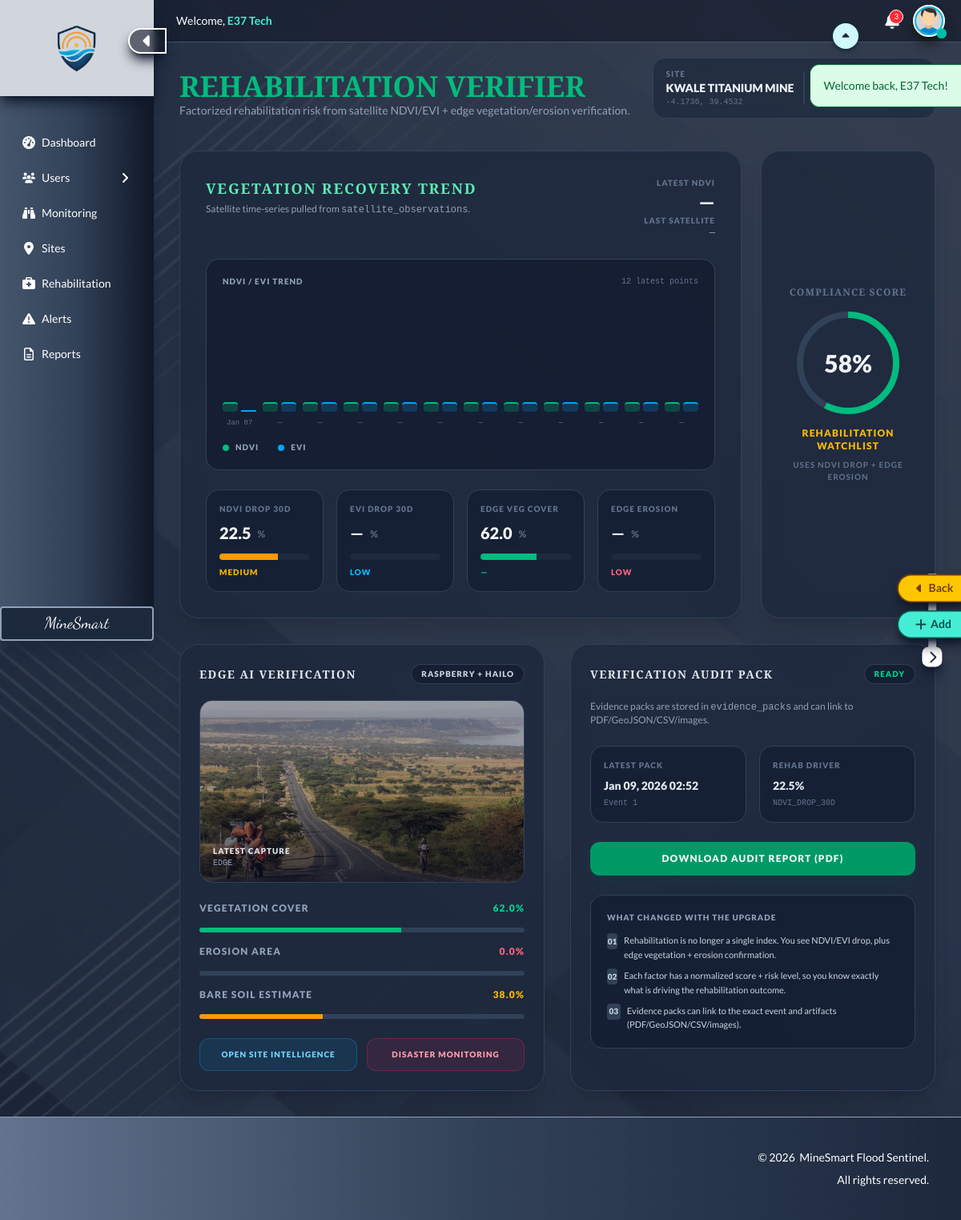
Screenshot of /rehabilitation (signed in) with the database file from the repository.
### tables this page shows
CREATE TABLE sites (
  id INT AUTO_INCREMENT PRIMARY KEY,
  name VARCHAR(255) NOT NULL UNIQUE,
  site_code VARCHAR(50) NOT NULL UNIQUE,
  site_type ENUM('open_pit','underground','quarry','rehabilitation','processing') NOT NULL,
  country VARCHAR(100) NOT NULL DEFAULT 'Kenya',
  county VARCHAR(100) NOT NULL,
  coords JSON NOT NULL,
  elevation_m INT DEFAULT NULL,
  area_hectares DECIMAL(8,2) DEFAULT NULL,
  operational_status ENUM('active','inactive','rehabilitation','closed') NOT NULL DEFAULT 'active',
  risk_profile JSON DEFAULT NULL,
  image_link VARCHAR(255) DEFAULT NULL,
  user_id INT NOT NULL DEFAULT 1,
  created_at TIMESTAMP NOT NULL DEFAULT CURRENT_TIMESTAMP,
  updated_at TIMESTAMP NOT NULL DEFAULT CURRENT_TIMESTAMP ON UPDATE CURRENT_TIMESTAMP,
  INDEX(site_type),
  INDEX(county),
  INDEX(operational_status)
);

CREATE TABLE risk_event_factors (
  id BIGINT AUTO_INCREMENT PRIMARY KEY,
  event_id BIGINT NOT NULL,
  risk_type_id INT NOT NULL,
  layer ENUM('satellite','edge','fusion') NOT NULL,
  raw_value DECIMAL(14,6) DEFAULT NULL,
  normalized_score DECIMAL(6,2) NOT NULL DEFAULT 0.00,
  risk_level ENUM('low','medium','high') NOT NULL DEFAULT 'low',
  threshold_low DECIMAL(14,6) DEFAULT NULL,
  threshold_medium DECIMAL(14,6) DEFAULT NULL,
  threshold_high DECIMAL(14,6) DEFAULT NULL,
  evidence_url VARCHAR(512) DEFAULT NULL,
  note VARCHAR(255) DEFAULT NULL,
  created_at TIMESTAMP DEFAULT CURRENT_TIMESTAMP,
  FOREIGN KEY (event_id) REFERENCES risk_events(id) ON DELETE CASCADE,
  FOREIGN KEY (risk_type_id) REFERENCES risk_types(id) ON DELETE RESTRICT,
  INDEX idx_ref_event (event_id),
  INDEX idx_ref_event_layer (event_id, layer)
);

CREATE TABLE risk_types (
  id INT AUTO_INCREMENT PRIMARY KEY,
  code VARCHAR(64) NOT NULL UNIQUE,
  name VARCHAR(128) NOT NULL,
  layer ENUM('satellite','edge','fusion') NOT NULL,
  unit VARCHAR(32) DEFAULT NULL,
  description TEXT DEFAULT NULL,
  severity_weight DECIMAL(6,3) NOT NULL DEFAULT 1.000,
  created_at TIMESTAMP DEFAULT CURRENT_TIMESTAMP
);

CREATE TABLE evidence_packs (
  id BIGINT AUTO_INCREMENT PRIMARY KEY,
  site_id INT NOT NULL,
  event_id BIGINT DEFAULT NULL,
  status ENUM('queued','building','ready','failed') NOT NULL DEFAULT 'queued',
  pdf_url VARCHAR(512) DEFAULT NULL,
  geojson_url VARCHAR(512) DEFAULT NULL,
  csv_url VARCHAR(512) DEFAULT NULL,
  images_zip_url VARCHAR(512) DEFAULT NULL,
  created_at TIMESTAMP DEFAULT CURRENT_TIMESTAMP,
  FOREIGN KEY (site_id) REFERENCES sites(id) ON DELETE CASCADE,
  FOREIGN KEY (event_id) REFERENCES risk_events(id) ON DELETE SET NULL,
  INDEX idx_evidence_site_time (site_id, created_at)
);

### app/views/rehabilitation/index.php (the view, shortened to what the rows shown need)
<?php
  require __DIR__ . '/../../helpers/online_connector.php';
  require __DIR__ . '/../../helpers/risk_processor.php';
  $site_id = (int)($_GET['id'] ?? 1);
  $site_stmt = $pdo->prepare("SELECT * FROM sites WHERE id = ? LIMIT 1");
  $site_stmt->execute([$site_id]);
  $site = $site_stmt->fetch(PDO::FETCH_ASSOC);
  $packet = ms_get_site_risk_packet($site_id, $pdo);
  $factors = $packet['factors'] ?? [];
  $latest_sat = $packet['latest_satellite'] ?? [];
  $latest_edge = $packet['latest_edge'] ?? [];
  $coords = json_decode($site['coords'] ?? '', true);
  $lat = 0.0;
  $lng = 0.0;
  if(is_array($coords)) {
    if(isset($coords['lat']) && isset($coords['lng'])) {
      $lat = (float)$coords['lat'];
      $lng = (float)$coords['lng'];
    } elseif(isset($coords[0]) && isset($coords[1])) {
      $lng = (float)$coords[0];
      $lat = (float)$coords[1];
    }
  }
  function ms_factor_code($f) {
    if(isset($f['code'])) return (string)$f['code'];
    return '';
  }
  function ms_factor_value($f) {
    if(isset($f['raw_value'])) return $f['raw_value'];
    return null;
  }
  function ms_factor_unit($f) {
    if(isset($f['unit'])) return (string)$f['unit'];
    return '';
  }
  function ms_factor_score($f) {
    if(isset($f['normalized_score'])) return (float)$f['normalized_score'];
    return 0.0;
  }
  function ms_factor_level($f) {
    if(isset($f['risk_level'])) return (string)$f['risk_level'];
    return 'low';
  }
  function ms_level_color($lvl) {
    if($lvl === 'medium') return 'text-amber-400';
    return 'text-emerald-400';
  }
  function ms_level_bar($lvl) {
    if($lvl === 'medium') return 'bg-amber-500';
    return 'bg-emerald-500';
  }
  function ms_find_factor($factors, $code) {
    foreach($factors as $f) {
      if(ms_factor_code($f) === $code) return $f;
    }
    return null;
  }
  function ms_percent_width($score) {
    $s = (float)$score;
    return $s;
  }
  function ms_fmt_dt($s) {
    if(!$s) return '—';
    $t = strtotime($s);
    return date('M d, Y H:i', $t);
  }
  $f_ndvi = ms_find_factor($factors, 'NDVI_DROP_30D');
  $f_veg = ms_find_factor($factors, 'EDGE_VEG_COVER_PCT');
  $f_eros = ms_find_factor($factors, 'EDGE_EROSION_AREA_PCT');
  $ndvi_drop = $f_ndvi ? ms_factor_value($f_ndvi) : ($latest_sat['ndvi_drop_30d_pct'] ?? null);
  $veg_cover = $f_veg ? ms_factor_value($f_veg) : ($latest_edge['veg_cover_pct'] ?? null);
  $erosion = $f_eros ? ms_factor_value($f_eros) : ($latest_edge['erosion_area_pct'] ?? null);
  $rehab_risk_score = $f_ndvi ? ms_factor_score($f_ndvi) : 0.0;
  $rehab_risk_level = $f_ndvi ? ms_factor_level($f_ndvi) : 'low';
  $rehab_status = 'REHABILITATION ON TRACK';
  $rehab_status_color = 'text-emerald-400';
  if($rehab_risk_level === 'high' || $rehab_risk_score >= 70) {
    $rehab_status = 'REHABILITATION AT RISK';
    $rehab_status_color = 'text-rose-400';
  } elseif($rehab_risk_level === 'medium' || $rehab_risk_score >= 40) {
    $rehab_status = 'REHABILITATION WATCHLIST';
    $rehab_status_color = 'text-amber-400';
  }
  $ndvi_unit = $f_ndvi ? ms_factor_unit($f_ndvi) : '%';
  $veg_unit = $f_veg ? ms_factor_unit($f_veg) : '%';
  $pack_stmt = $pdo->prepare("
    SELECT *
    FROM evidence_packs
    WHERE site_id = ?
    ORDER BY created_at DESC
    LIMIT 1
  ");
  $pack_stmt->execute([$site_id]);
  $latest_pack = $pack_stmt->fetch(PDO::FETCH_ASSOC) ?: [];
  $pack_status = $latest_pack['status'] ?? 'queued';
  $pack_badge = 'text-slate-300';
  if($pack_status === 'ready') $pack_badge = 'text-emerald-400';
  $ndvi_drop_txt = $ndvi_drop === null ? '—' : (is_numeric($ndvi_drop) ? number_format((float)$ndvi_drop, 1) : (string)$ndvi_drop);
  $veg_txt = $veg_cover === null ? '—' : (is_numeric($veg_cover) ? number_format((float)$veg_cover, 1) : (string)$veg_cover);
  $veg_pct = $veg_cover === null ? 0.0 : (float)$veg_cover;
  $eros_pct = $erosion === null ? 0.0 : (float)$erosion;
  $bare_soil = 100.0 - $veg_pct;
  $comp = 100.0 - (0.65 * ms_percent_width($rehab_risk_score) + 0.35 * ms_percent_width($eros_pct));
  $comp_ring = 376.8;
  $comp_offset = $comp_ring - ($comp_ring * ($comp / 100.0));
?>
<!DOCTYPE html>
<html lang="en">
  <head>
    <link href="<?php echo ROOT_URL; ?>/assets/css/output.css" rel="stylesheet">
  </head>
  <body class="relative bg-slate-900 text-slate-100 max-w-full overflow-x-hidden">
    <main id="mainContent" class="relative min-h-screen w-[calc(100%-12rem)] ml-auto flex-1 flex flex-col overflow-hidden transition-all duration-500 ease-in-out">
      <section class="overflow-y-auto p-8 flex-grow pt-18">
        <div class="flex flex-col md:flex-row md:items-end md:justify-between gap-6 mb-10">
          <div>
            <h1 class="text-4xl font-black text-emerald-500">REHABILITATION VERIFIER</h1>
          </div>
          <div class="flex items-center gap-3 bg-slate-800/70 backdrop-blur-md px-4 py-3 rounded-2xl border border-slate-700">
            <div>
              <div class="text-[10px] uppercase tracking-widest font-black text-slate-500">Site</div>
              <div class="text-sm font-black uppercase"><?= htmlspecialchars($site['name'] ?? ('Site #' . $site_id)) ?></div>
              <div class="text-[10px] font-mono text-slate-500"><?= number_format($lat, 4) ?>, <?= number_format($lng, 4) ?></div>
            </div>
          </div>
        </div>
        <div class="grid grid-cols-1 lg:grid-cols-4 gap-6 mb-8">
          <div class="lg:col-span-3 bg-slate-800/80 backdrop-blur-md p-8 rounded-3xl border border-slate-700 shadow-xl">
            <div class="grid grid-cols-1 md:grid-cols-4 gap-4 mt-6">
              <div class="bg-slate-900/50 rounded-2xl border border-slate-700 p-4">
                <div class="text-[10px] uppercase tracking-widest font-black text-slate-500">NDVI Drop 30d</div>
                <div class="mt-2 flex items-end gap-2">
                  <div class="text-xl font-black text-slate-100"><?= $ndvi_drop_txt ?></div>
                  <div class="text-xs font-bold text-slate-500 mb-1"><?= htmlspecialchars($ndvi_unit) ?></div>
                </div>
                <div class="mt-3 h-2 bg-slate-800 rounded-full overflow-hidden">
                  <div class="<?= ms_level_bar($rehab_risk_level) ?> h-full" style="width: <?= ms_percent_width($rehab_risk_score) ?>%"></div>
                </div>
                <div class="mt-2 text-[10px] uppercase tracking-widest font-black <?= ms_level_color($rehab_risk_level) ?>"><?= htmlspecialchars($rehab_risk_level) ?></div>
              </div>
              <div class="bg-slate-900/50 rounded-2xl border border-slate-700 p-4">
                <div class="mt-2 flex items-end gap-2">
                  <div class="text-xl font-black text-slate-100"><?= $veg_txt ?></div>
                  <div class="text-xs font-bold text-slate-500 mb-1"><?= htmlspecialchars($veg_unit) ?></div>
                </div>
              </div>
            </div>
          </div>
          <div class="bg-slate-800/80 backdrop-blur-md p-8 rounded-3xl border border-slate-700 shadow-xl flex flex-col justify-center items-center text-center">
            <h3 class="text-xs font-black text-slate-500 uppercase mb-4 tracking-widest">Compliance Score</h3>
            <div class="relative w-32 h-32 flex items-center justify-center">
              <svg class="w-full h-full rotate-[-90deg]">
                <circle cx="64" cy="64" r="60" stroke="currentColor" stroke-width="8" fill="transparent" class="text-slate-700" />
                <circle cx="64" cy="64" r="60" stroke="currentColor" stroke-width="8" fill="transparent" stroke-dasharray="<?= $comp_ring ?>" stroke-dashoffset="<?= $comp_offset ?>" class="text-emerald-500" />
              </svg>
              <span class="absolute text-3xl font-black"><?= number_format($comp, 0) ?>%</span>
            </div>
            <p class="mt-4 text-xs font-black uppercase tracking-widest <?= $rehab_status_color ?>"><?= htmlspecialchars($rehab_status) ?></p>
            <p class="mt-2 text-[10px] text-slate-500 uppercase tracking-widest font-bold">Uses NDVI drop + edge erosion</p>
          </div>
        </div>
        <div class="grid grid-cols-1 md:grid-cols-2 gap-8">
          <div class="bg-slate-800/80 backdrop-blur-md p-6 rounded-3xl border border-slate-700 shadow-xl">
            <div class="mt-6 space-y-4">
              <div class="flex justify-between text-xs font-black uppercase tracking-widest">
                <span class="text-slate-400">Vegetation cover</span>
                <span class="text-emerald-400"><?= number_format($veg_pct, 1) ?>%</span>
              </div>
              <div class="flex justify-between text-xs font-black uppercase tracking-widest">
                <span class="text-slate-400">Bare soil estimate</span>
                <span class="text-amber-400"><?= number_format($bare_soil, 1) ?>%</span>
              </div>
            </div>
          </div>
          <div class="bg-slate-800/80 backdrop-blur-md p-6 rounded-3xl border border-slate-700 shadow-xl">
            <div class="flex items-center justify-between mb-5">
              <h4 class="text-sm font-black uppercase tracking-widest text-slate-200">Verification Audit Pack</h4>
              <span class="px-3 py-1 rounded-full text-[10px] font-black uppercase tracking-widest border border-slate-700 bg-slate-900/60 <?= $pack_badge ?>"><?= htmlspecialchars($pack_status) ?></span>
            </div>
            <div class="grid grid-cols-2 gap-4">
              <div class="bg-slate-900/50 rounded-2xl border border-slate-700 p-4">
                <div class="text-[10px] uppercase tracking-widest font-black text-slate-500">Latest pack</div>
                <div class="mt-2 text-sm font-black text-slate-200"><?= ms_fmt_dt($latest_pack['created_at'] ?? null) ?></div>
                <div class="mt-1 text-[10px] font-mono text-slate-500">Event <?= htmlspecialchars((string)($latest_pack['event_id'] ?? '—')) ?></div>
              </div>
              <div class="bg-slate-900/50 rounded-2xl border border-slate-700 p-4">
                <div class="text-[10px] uppercase tracking-widest font-black text-slate-500">Rehab driver</div>
                <div class="mt-2 text-sm font-black text-slate-200"><?= $ndvi_drop_txt ?><?= htmlspecialchars($ndvi_unit) ?></div>
                <div class="mt-1 text-[10px] font-mono text-slate-500">NDVI_DROP_30D</div>
              </div>
            </div>
          </div>
        </div>
      </section>
    </main>
  </body>
</html>

### rows the page displays
sites: name "KWALE TITANIUM MINE", coords "-4.1736", coords "39.4532"
risk_event_factors: raw_value "22.5", risk_level "MEDIUM", normalized_score "58", rehab_status "REHABILITATION WATCHLIST"
risk_types: unit "%"
risk_event_factors: raw_value "62.0", raw_value "38.0"
risk_types: unit "%"
evidence_packs: status "READY", created_at "Jan 09, 2026 02:52", event "1"

### other values shown
$message['text'] "Welcome back, E37 Tech!"
$currentUser['full_name'] "E37 Tech"
$unreadCount "3"
$ndvi_now_txt "—"
ms_fmt_dt($latest_sat['observed_at'] ?? null) "—"
$label "Jan 07"
$label "—"
$evi_drop_txt "—"
$f_evi ? ms_factor_level($f_evi) : 'low' "LOW"
ms_fmt_dt($latest_edge['observed_at'] ?? null) "—"
$eros_txt "—"
$eros_unit "%"
$eros_pct > 20 ? 'watchlist' : 'low' "LOW"
$latest_edge['device_id'] "EDGE"
$eros_pct "0.0"
